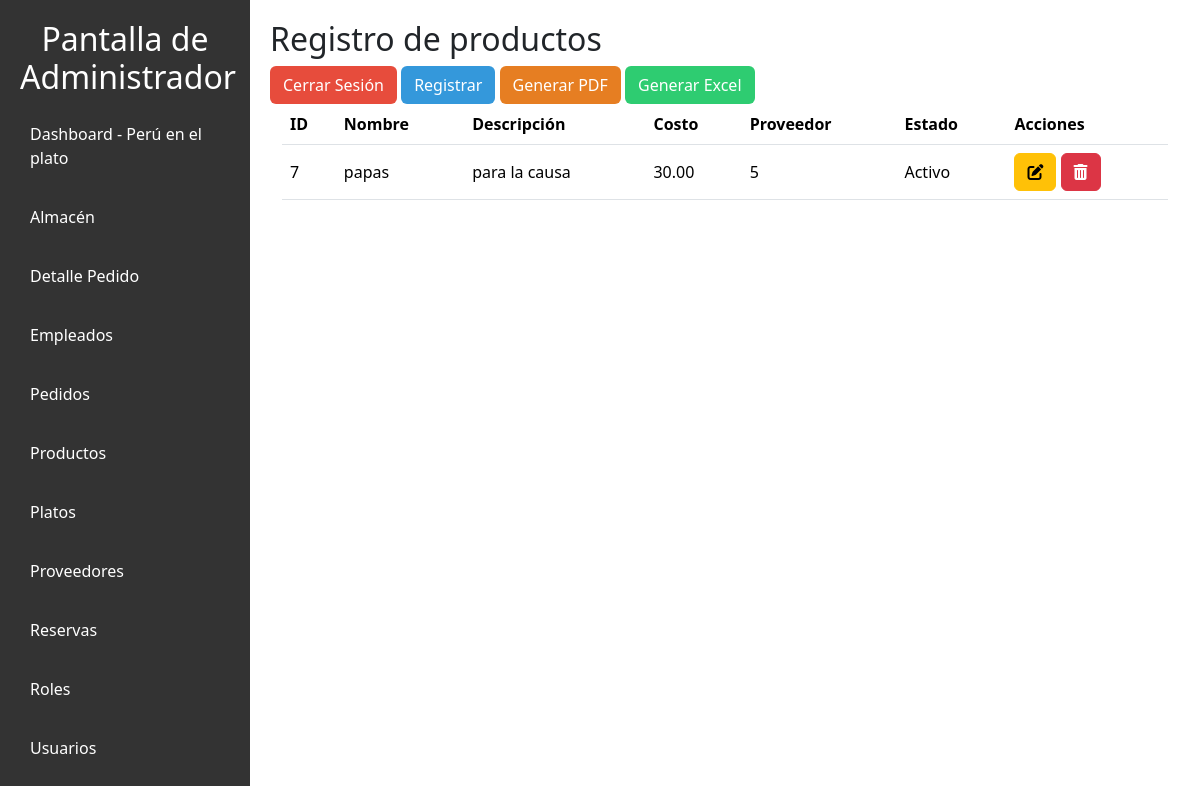
/vista/productos.php, run on the app's committed database.
### tables this page shows
CREATE TABLE `productos` (
  `id_producto` int(11) NOT NULL,
  `nombre` varchar(255) NOT NULL,
  `descripcion` text DEFAULT NULL,
  `costo` decimal(10,2) NOT NULL,
  `estado` tinyint(1) DEFAULT 1,
  `id_proveedor` int(11) DEFAULT NULL
);

### MODELO/producto.php (called while the page is built, shortened)
<?php
class Producto {
    private $conexion;
    public function __construct($conexion) {
        $this->conexion = $conexion;
    }
    public function obtenerProductos() {
        $sql = "SELECT * FROM productos";
        $resultado = $this->conexion->query($sql);
        return $resultado;
    }
}

### vista/productos.php (the view, shortened to what this page needs)
<?php
require_once "../config/conexion.php";
require_once "../modelo/Producto.php";
require_once "../modelo/proveedores.php";
$productoModelo = new Producto($conexion);
$productos = $productoModelo->obtenerProductos();
?>
<!DOCTYPE html>
<html lang="en">
<head>
    <link rel="stylesheet" href="../public/styles/admi.css">
    <link rel="stylesheet" href="../public/styles/tablas.css">
    <link href="https://cdn.jsdelivr.net/npm/bootstrap@5.3.3/dist/css/bootstrap.min.css" rel="stylesheet">
</head>
<body>
    <nav class="sidebar">
        <h2>Pantalla de Administrador</h2>
        <ul>
            <li><a href="../vista/admin_dashboard.php">Dashboard - Perú en el plato</a></li>
            <li><a href="../vista/almacen.php">Almacén</a></li>
            <li><a href="../vista/detalle_pedido.php">Detalle Pedido</a></li>
            <li><a href="../vista/empleados.php">Empleados</a></li>
            <li><a href="../vista/pedidos.php">Pedidos</a></li>
            <li><a href="">Productos</a></li>
            <li><a href="../vista/platos.php">Platos</a></li>
            <li><a href="../vista/proveedores.php">Proveedores</a></li>
            <li><a href="../vista/reservas.php">Reservas</a></li>
            <li><a href="../vista/roles.php">Roles</a></li>
            <li><a href="../vista/usuario.php">Usuarios</a></li>
        </ul>
    </nav>
    <div class="main-content">
        <h2>Registro de productos</h2>
        <a href="../controlador/logout.php" class="btn" style="background-color: #e74c3c; color: white;">Cerrar Sesión</a>
        <button type="button" class="btn" style="background-color: #3498db; color: white;" data-bs-toggle="modal" data-bs-target="#registroModal">Registrar</button>
        <button type="button" class="btn" style="background-color: #e67e22; color: white;" onclick="location.href='../controlador/CRUDproductos.php?accion=generar_pdf'">Generar PDF</button>
        <button type="button" class="btn" style="background-color: #2ecc71; color: white;" onclick="location.href='../controlador/CRUDproductos.php?accion=generar_excel'">Generar Excel</button>
        <div class="container-fluid">
            <table class="table">
                <thead class="bg-info">
                    <tr>
                        <th>ID</th>
                        <th>Nombre</th>
                        <th>Descripción</th>
                        <th>Costo</th>
                        <th>Proveedor</th>
                        <th>Estado</th>
                        <th>Acciones</th>
                    </tr>
                </thead>
                <tbody>
                    <?php while ($producto = $productos->fetch_object()): ?>
                        <tr>
                            <td><?= $producto->id_producto ?></td>
                            <td><?= $producto->nombre ?></td>
                            <td><?= $producto->descripcion ?></td>
                            <td><?= number_format($producto->costo, 2) ?></td>
                            <td><?= $producto->id_proveedor ?></td>
                            <td><?= $producto->estado ? 'Activo' : 'Inactivo' ?></td>
                            <td>
                                <a href="#" onclick="abrirModalModificarProducto('<?= $producto->id_producto ?>', '<?= $producto->nombre ?>', '<?=$producto->descripcion ?>', '<?= $producto->costo ?>', '<?= $producto->id_proveedor ?>', '<?= $producto->estado ?>')" class="btn btn-small btn-warning">
                                    <i class="fa-solid fa-pen-to-square"></i>
                                </a>
                                <a href="../controlador/CRUDproductos.php?accion=eliminar&id=<?= $producto->id_producto ?>"
                                    onclick="return eliminarProducto()" class="btn btn-small btn-danger">
                                    <i class="fa-solid fa-trash-can"></i>
                                </a>
                            </td>
                        </tr>
                    <?php endwhile; ?>
                </tbody>
            </table>
        </div>
    </div>
</body>
</html>

### public/styles/admi.css (style rules this page uses)
body { font-family: Arial, sans-serif; margin: 0; padding: 0; background-color: #f4f4f4; height: 100vh; }
.sidebar { width: 250px; background-color: #333; color: #fff; padding: 20px; }
.sidebar h2 { text-align: center; }
.sidebar ul { list-style: none; padding: 0; }
.sidebar ul li { margin: 15px 0; }
.sidebar ul li a { color: #fff; text-decoration: none; padding: 10px; display: block; transition: background 0.3s; }
table { width: 100%; border-collapse: collapse; margin-bottom: 20px; }
th, td { padding: 8px; text-align: left; border: 1px solid #ddd; }
th { background-color: #f2f2f2; }
.btn-danger { background-color: #dc3545; color: white; padding: 10px 15px; border: none; border-radius: 4px; cursor: pointer; text-decoration: none; }
.table { width: 100%; margin-bottom: 0; }
.table thead { position: sticky; top: 0; background-color: #f8f9fa; z-index: 10; }
.table th { background-color: #f8f9fa; color: #6c757d; border-bottom: 2px solid #dee2e6; font-weight: 600; }
.table td { vertical-align: middle; padding: 12px; }
.btn { transition: box-shadow 0.3s ease, transform 0.3s ease; }

### public/styles/tablas.css (style rules this page uses)
body { display: flex; }
.sidebar { width: 250px; }
.main-content { flex: 1; padding: 20px; }
.table { width: 100%; }

### data on the page
productos: id_producto "7", nombre "papas", descripcion "para la causa", costo "30.00", id_proveedor "5", estado "Activo"
